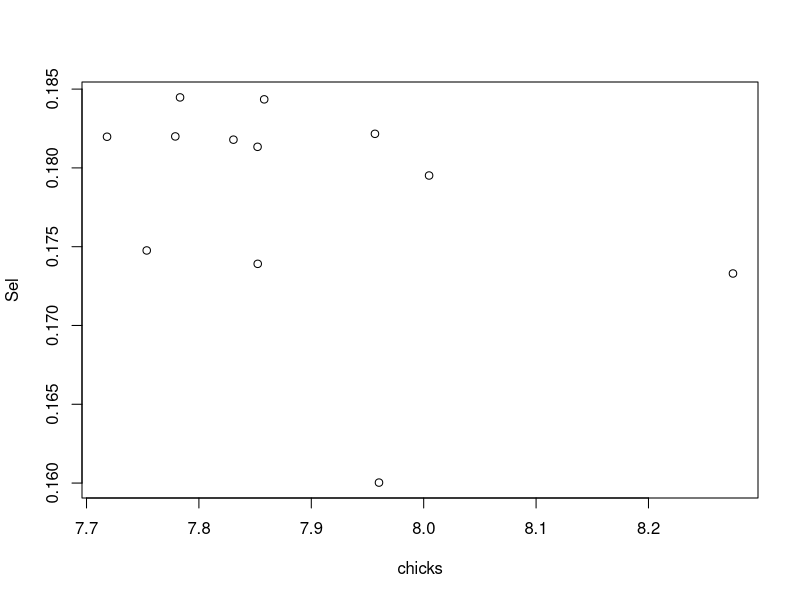

R code for this plot: (Note: this script raises an error after producing the figure.)
##Lab 7: Regression##
library(MASS)
library(car)
library(boot)

# lmass<-read.csv("~/Documents/Teaching/Data Analysis/2016/Labs/Lab 6/lab6dataset2.csv")
# Seldat<-read.csv("~/Documents/Teaching/Data Analysis/2016/Labs/Lab 6/lab6dataset1.csv")
# names(lmass)<-c("index", "length", "width", "energy")
# names(Seldat)<-c("index", "mass", "sel")

### Generate data
chicks <- rnorm(12, 8, 0.25)
Sel <- 1/chicks+rnorm(12,0.05,0.005)
Lab07dat1 <- data.frame(chick_mass_g = chicks, selenium_ugL = Sel)

plot(chicks, Sel)

write.csv(Lab07dat1, here("data", "Lab07dat1.csv"))

### Regression: chick mass, selenium
chicks <- lm(chick_mass_g ~ selenium_ugL, data = Lab07dat1)

plot(chicks)
#residuals are wild sel vs. mass regression...small dataset, outliers, non-normal

# Try Box-Cox
boxcox(chicks)
#no transformation identified by Box-Cox

summary(mod1)

chick.pl<-ggplot(Lab07dat1, aes(x = selenium_ugL, y = chick_mass_g))+
  geom_point()+
  geom_smooth(method = lm)

chick.boot <- Boot(chicks, R = 10000, labels=names(coef(chicks)), method = "case")
summary(chick.boot)
boot.ci(mod1boot, index=2)

#bootstrap indicates that bias from least squares estimates are: -0.06 for intercept and 0.28 for slope. Small compared to original estimates of 12.7 and -26.6

### Multiple regression: length, mass, energy ###
dat2 <- read.csv(here("data", "Lab07dat2.csv"))
names(dat2) <- c("index", "length_mm", "width_mm", "energy")

pairs(~length_mm + width_mm + energy, data = dat2)

dat2$widsq <- dat2$width_mm^2
pairs(~length_mm + width_mm + energy + widsq, data = dat2)

mod.lw <- lm(energy ~ length_mm + width_mm, data = dat2)
plot(mod.lw)
summary(mod.lw)
# U-shaped residuals

mod.lwsq <- lm(energy ~ length_mm + I(width_mm^2) + width_mm, data = dat2)
plot(mod.lwsq)
# ok- outliers
summary(mod.lwsq)

# Alternatively, square-root transform
mod.sq <- lm(sqrt(energy) ~ length_mm + width_mm, data = dat2)
plot(mod.sq)
# ok
summary(mod.sq)

#lab report should include either a 3D plot or plots of each bivariate relationship

